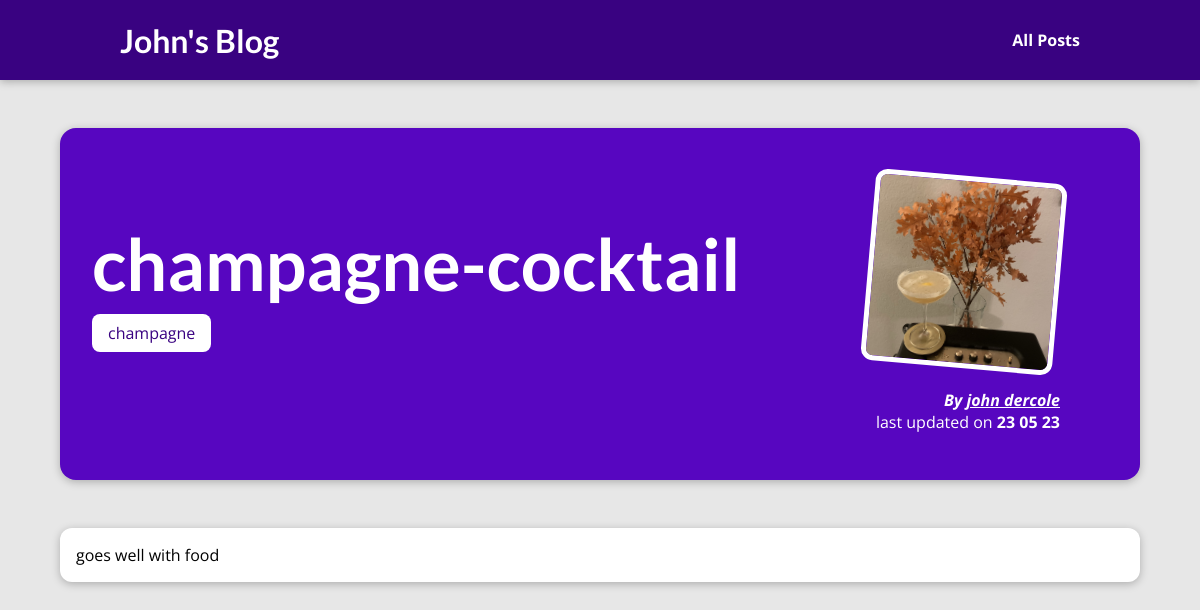
The page /posts/champagne-cocktail on the database its author committed.
### blog/models.py (models this page shows, shortened)
class Post(models.Model):
    title = models.CharField(max_length=150)
    excerpt = models.CharField(max_length=300)
    image = models.ImageField(upload_to="posts", null=True)
    date = models.DateField(auto_now=True)
    slug = models.SlugField(unique=True, db_index=True)
    content = models.TextField(validators=[MinLengthValidator(10)])
    author = models.ForeignKey(Author, on_delete=models.SET_NULL, null=True, related_name="posts")
    tags = models.ManyToManyField(Tag)

class Tag(models.Model):
    caption = models.CharField(max_length=20)

class Author(models.Model):
    first_name = models.CharField(max_length=100)
    last_name = models.CharField(max_length=100)
    email_address = models.EmailField()
    def __str__(self):
        return f"{self.first_name} {self.last_name}"

### blog/views.py (the view)
# urls.py: path("posts/<slug:slug>", views.SinglePostView.as_view(), name="post-detail-page")
class SinglePostView(DetailView):
    template_name = "blog/post-detail.html"
    model = Post
    def get_context_data(self, **kwargs):
        context = super().get_context_data( **kwargs)
        context["post_tags"] = self.object.tags.all()
        return context

### blog/templates/blog/post-detail.html (shortened to what this page needs)
{% extends "base.html" %}
{% load static %}
{% block css_files %}
    <link rel="stylesheet"  href="{% static 'blog/post-detail.css' %}" />
{% endblock %}
{% block content %}
    <section id="summary" >
        <h2>{{ post.title }}</h2>
        <div>
            {% for tag in post_tags %}
                <span class="tag" >{{ tag.caption }}</span>
            {%  endfor %}
        </div>
        <article>
            <img src="{{ post.image.url }}" alt="{{ post.title }}" />
            <address>By <a href="mailto:{{ post.author.email_address }}">{{ post.author }}</a></address>
            <div>
                last updated on <time>{{ post.date|date:"d m y" }}</time>
            </div>
        </article>
    </section>
    <main>
        {{ post.content }}
    </main>
{% endblock %}

### static/app.css (style rules this page uses)
* { box-sizing: border-box; }
html { font-family: 'Open Sans', 'Lato', sans-serif; }
body { margin: 0; }
h1, h2, h3 { font-family: 'Lato', sans-serif; font-weight: bold; }

### blog/static/blog/post-detail.css (style rules this page uses)
body { background-color: #e7e7e7; }
#summary { margin: 8rem auto 3rem auto; padding: 2rem; width: 90%; max-width: 90rem; border-radius: 16px; background-color: #5706c0; position: relative; box-shadow: 0 2px 8px rgba(0, 0, 0, 0.25); height: 22rem; }
#summary h2 { color: white; font-size: 4.5rem; margin-bottom: 1rem; }
#summary article { position: absolute; top: 2rem; right: 3rem; padding: 1rem 2rem; border-radius: 12px; text-align: right; color: white; }
#summary article img { width: 12rem; height: 12rem; border-radius: 12px; transform: rotateZ(5deg); border: 5px solid white; margin-bottom: 1rem; }
#summary address { font-weight: bold; }
#summary a { color:white; text-transform: none; }
#summary time { font-weight: bold; }
main { width: 90%; max-width: 90rem; margin: 3rem auto; background-color: white; padding: 1rem; border-radius: 12px; box-shadow: 0 2px 8px rgba(0, 0, 0, 0.25); }
.tag { background-color: white; color: #390281; padding: 0.5rem 1rem; border-radius: 8px; }

### rows shown on the page
Post: title "champagne-cocktail", image (picture), author "john dercole", date "23 05 23", content "goes well with food"
Tag: caption "champagne"
